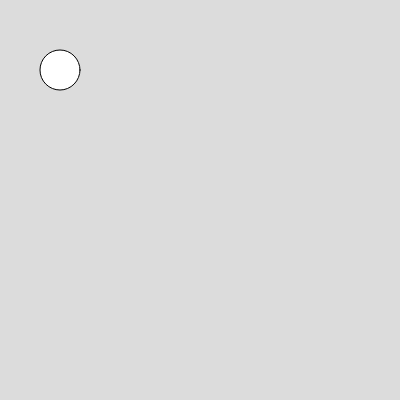
Frame 1 (no input)
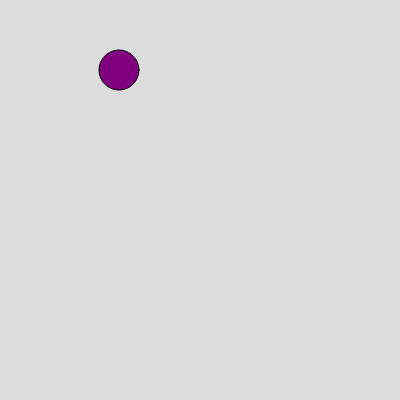
Frame 60 (no input)
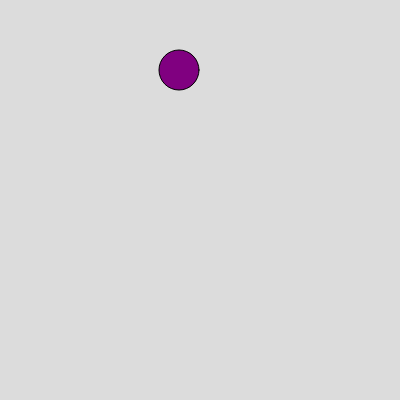
Frame 120 (the mouse pressed at the canvas centre since frame 60)

The p5.js sketch that drew these frames (run headless with seeded random() and noise() and a simulated clock; from frame 60 on, the mouse is pressed at the canvas centre):

// p5.js sketch
// ── sketch.js
var ball = {
  x : 60,
  y : 70,
  r : 40,
  color : "purple",
  xspeed : 0,
  yspeed : 0,
}







function setup() {
  createCanvas(400, 400);
}

function draw() {
  background(220);
  circle(ball.x,ball.y,ball.r);
  fill (ball.color);
  ball.xspeed = 1
  ball.x = ball.x + ball.xspeed



}
